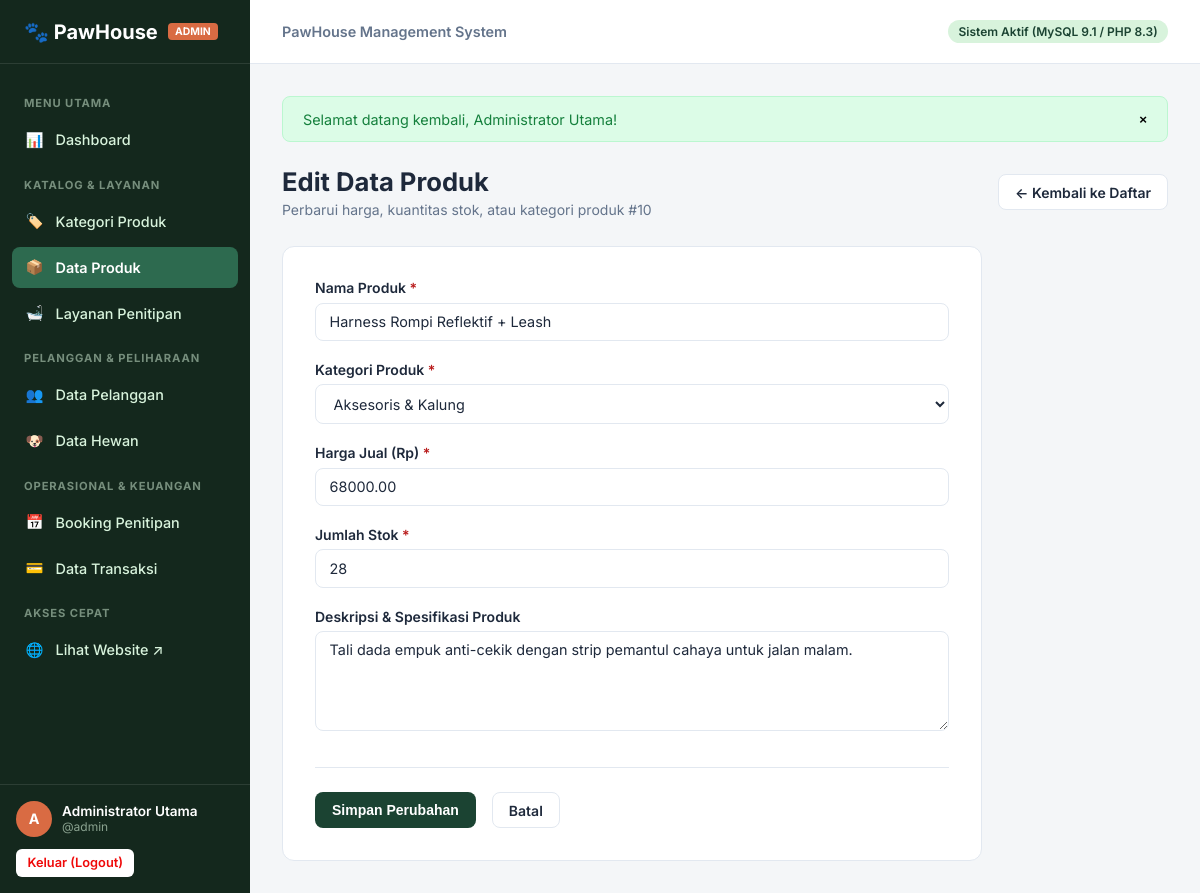
Page /admin/products/edit.php?id=10 (signed in) on the committed database.
### tables this page shows
CREATE TABLE `products` (
  `id` INT AUTO_INCREMENT PRIMARY KEY,
  `category_id` INT NOT NULL,
  `name` VARCHAR(150) NOT NULL,
  `description` TEXT NULL,
  `price` DECIMAL(12,2) NOT NULL,
  `stock` INT NOT NULL DEFAULT 0,
  `image` VARCHAR(255) NULL,
  `created_at` TIMESTAMP DEFAULT CURRENT_TIMESTAMP,
  CONSTRAINT `fk_products_category` FOREIGN KEY (`category_id`) 
    REFERENCES `categories` (`id`) ON UPDATE CASCADE ON DELETE RESTRICT
);

CREATE TABLE `categories` (
  `id` INT AUTO_INCREMENT PRIMARY KEY,
  `name` VARCHAR(100) NOT NULL,
  `description` TEXT NULL,
  `created_at` TIMESTAMP DEFAULT CURRENT_TIMESTAMP
);

### includes/functions.php (called while the page is built, shortened)
<?php
function e(?string $value): string {
    return htmlspecialchars((string)$value, ENT_QUOTES, 'UTF-8');
}

### config/database.php (called while the page is built, shortened)
<?php
function base_url(string $path = ''): string {
    return BASE_URL . ($path ? '/' . ltrim($path, '/') : '');
}

### admin/products/edit.php (the view, shortened to what this page needs)
<?php
require_once __DIR__ . '/../../config/database.php';
require_once __DIR__ . '/../../includes/functions.php';
$id = filter_input(INPUT_GET, 'id', FILTER_VALIDATE_INT);
$pdo = db();
$stmt = $pdo->prepare("SELECT * FROM products WHERE id = ?");
$stmt->execute([$id]);
$product = $stmt->fetch();
$categories = $pdo->query("SELECT * FROM categories ORDER BY name ASC")->fetchAll();
require_once __DIR__ . '/../../includes/admin-header.php';
?>
<div class="page-header">
    <div>
        <h1 class="page-title">Edit Data Produk</h1>
        <p class="page-subtitle">Perbarui harga, kuantitas stok, atau kategori produk #<?= e($product['id']) ?></p>
    </div>
    <div>
        <a href="<?= base_url('admin/products/index.php') ?>" class="btn btn-outline">← Kembali ke Daftar</a>
    </div>
</div>
<div class="form-card">
    <form action="<?= base_url('admin/products/edit.php?id=' . $id) ?>" method="POST">
        <div class="form-group">
            <label for="name" class="form-label">Nama Produk <span class="req">*</span></label>
            <input type="text" name="name" id="name" class="form-control" required value="<?= e($_POST['name'] ?? $product['name']) ?>">
        </div>
        <div class="form-group">
            <label for="category_id" class="form-label">Kategori Produk <span class="req">*</span></label>
            <select name="category_id" id="category_id" class="form-control" required>
                <?php foreach ($categories as $cat): ?>
                    <option value="<?= $cat['id'] ?>" <?= (($product['category_id'] == $cat['id']) || (($_POST['category_id'] ?? '') == $cat['id'])) ? 'selected' : '' ?>>
                        <?= e($cat['name']) ?>
                    </option>
                <?php endforeach; ?>
            </select>
        </div>
        <div class="form-row">
            <div class="form-group">
                <label for="price" class="form-label">Harga Jual (Rp) <span class="req">*</span></label>
                <input type="number" name="price" id="price" class="form-control" min="0" step="500" required value="<?= e($_POST['price'] ?? $product['price']) ?>">
            </div>
            <div class="form-group">
                <label for="stock" class="form-label">Jumlah Stok <span class="req">*</span></label>
                <input type="number" name="stock" id="stock" class="form-control" min="0" required value="<?= e($_POST['stock'] ?? $product['stock']) ?>">
            </div>
        </div>
        <div class="form-group">
            <label for="description" class="form-label">Deskripsi & Spesifikasi Produk</label>
            <textarea name="description" id="description" class="form-control"><?= e($_POST['description'] ?? $product['description']) ?></textarea>
        </div>
        <div class="form-actions">
            <button type="submit" class="btn btn-primary">Simpan Perubahan</button>
            <a href="<?= base_url('admin/products/index.php') ?>" class="btn btn-outline">Batal</a>
        </div>
    </form>
</div>
<?php require_once __DIR__ . '/../../includes/admin-footer.php'; ?>

### assets/css/admin.css (style rules this page uses)
:root { --admin-sidebar-bg: #14281D; --admin-sidebar-hover: #1E3F2E; --admin-sidebar-active: #2D6A4F; --admin-sidebar-text: #D8F3DC; --color-primary: #1B4332; --color-primary-light: #2D6A4F; --color-accent: #D96B43; --color-accent-hover: #BF5730; --admin-bg: #F4F6F8; --admin-surface: #FFFFFF; --admin-border: #E2E8F0; --admin-text: #1E293B; --admin-text-muted: #64748B; --color-success: #15803D; --color-success-bg: #DCFCE7; --color-warning: #B45309; --color-warning-bg: #FEF3C7; --color-danger: #B91C1C; --color-danger-bg: #FEE2E2; --color-info: #0369A1; --color-info-bg: #E0F2FE; --sidebar-width: 250px; --header-height: 64px; --radius-sm: 6px; --radius-md: 8px; --radius-lg: 12px; --shadow-sm: 0 1px 2px 0 rgba(0, 0, 0, 0.05); --shadow-md: 0 4px 6px -1px rgba(0, 0, 0, 0.1), 0 2px 4px -1px rgba(0, 0, 0, 0.06); }
*, *::before, *::after { box-sizing: border-box; margin: 0; padding: 0; }
body { font-family: 'Inter', -apple-system, BlinkMacSystemFont, 'Segoe UI', Roboto, sans-serif; color: var(--admin-text); background: var(--admin-bg); min-height: 100vh; display: flex; }
.page-header { display: flex; justify-content: space-between; align-items: center; margin-bottom: 1.75rem; flex-wrap: wrap; gap: 1rem; }
.page-title { font-size: 1.6rem; font-weight: 700; color: var(--admin-text); }
.page-subtitle { font-size: 0.875rem; color: var(--admin-text-muted); margin-top: 0.25rem; }
.btn { display: inline-flex; align-items: center; justify-content: center; gap: 6px; padding: 0.55rem 1rem; font-size: 0.875rem; font-weight: 600; border-radius: var(--radius-md); border: 1px solid transparent; cursor: pointer; text-decoration: none; transition: all 0.15s ease; }
.btn-primary { background: var(--color-primary); color: #FFFFFF; }
.btn-outline { background: #FFFFFF; border-color: var(--admin-border); color: var(--admin-text); }
.form-card { background: var(--admin-surface); border: 1px solid var(--admin-border); border-radius: var(--radius-lg); padding: 2rem; max-width: 700px; }
.form-group { margin-bottom: 1.25rem; }
.form-label { display: block; font-size: 0.875rem; font-weight: 600; margin-bottom: 0.4rem; color: var(--admin-text); }
.form-label .req { color: var(--color-danger); }
.form-control { width: 100%; padding: 0.6rem 0.85rem; font-size: 0.9rem; font-family: inherit; border: 1px solid var(--admin-border); border-radius: var(--radius-md); background: #FFFFFF; color: var(--admin-text); }
textarea.form-control { resize: vertical; min-height: 100px; }
.form-actions { display: flex; gap: 1rem; margin-top: 2rem; padding-top: 1.5rem; border-top: 1px solid var(--admin-border); }

### rows in the picture
products: id "10", name "Harness Rompi Reflektif + Leash", category_id "Aksesoris & Kalung", price "68000.00", stock "28", description "Tali dada empuk anti-cekik dengan strip pemantul cahaya untuk jalan malam."

### other values in the picture
$currentAdmin['role'] "ADMIN"
substr($currentAdmin['name'] ?? 'A', 0, 1) "A"
$currentAdmin['name'] "Administrator Utama"
$currentAdmin['username'] "admin"
$flash['message'] "Selamat datang kembali, Administrator Utama!"
